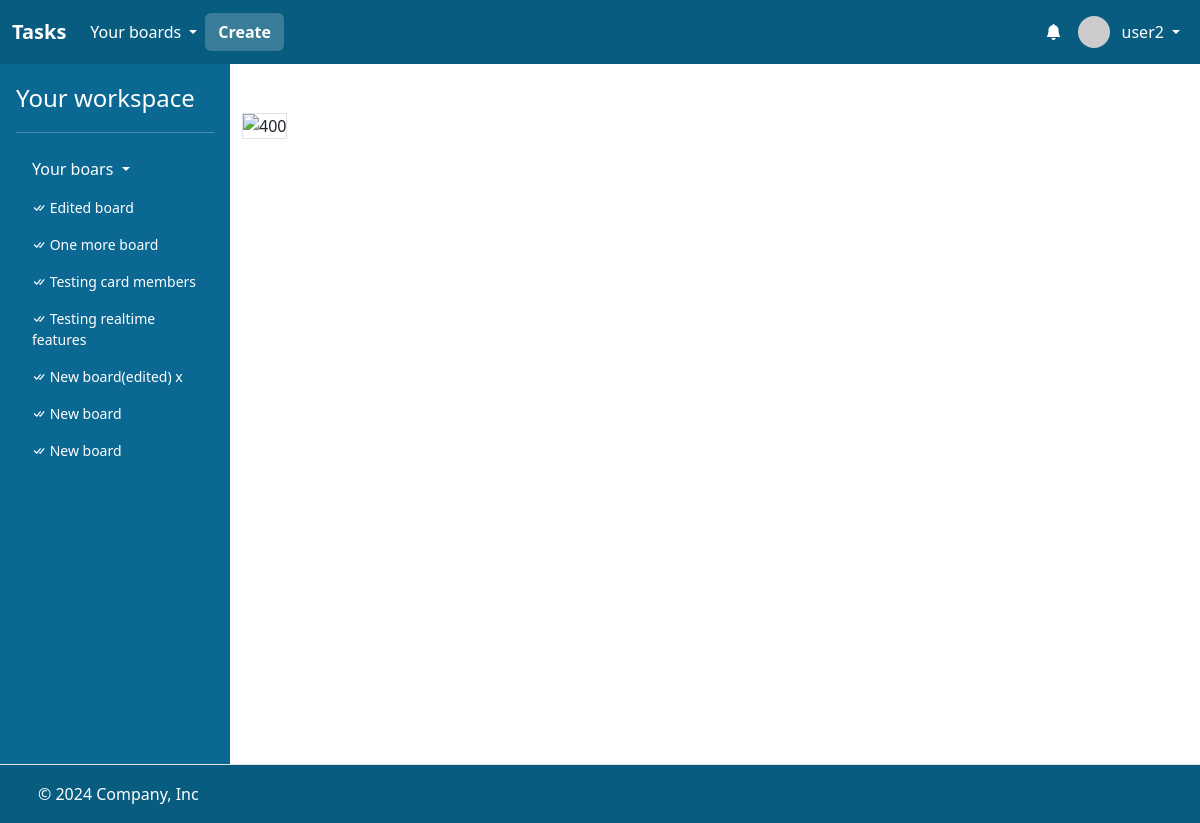
The page /boards/41 (signed in) on the database its author committed.
### task/models.py (models this page shows)
class User(AbstractUser):
    bio = models.CharField(max_length=256)

class Board(models.Model):
    name = models.CharField(max_length=256)
    description = models.CharField(max_length=256)
    members = models.ManyToManyField(User, related_name="boards")
    created_at = models.DateTimeField(auto_now_add=True)

### task/views/board_views.py (the view, shortened to what this page needs)
# urls.py: path("boards/<int:board_id>", views.board_view, name="board"),
@login_required
def board_view(request, board_id):
    board = (
        request.user.boards.filter(id=board_id)
        .prefetch_related("members", "lists__cards", "lists")
        .first()
    )
    if board is None:
        return apology(request, "Board does not exist!", 400)

### task/helpers.py (called while the page is built)
def apology(request, message, code=400):
    def escape(s):
        for old, new in [
            ("-", "--"),
            (" ", "-"),
            ("_", "__"),
            ("?", "~q"),
            ("%", "~p"),
            ("#", "~h"),
            ("/", "~s"),
            ('"', "''"),
        ]:
            s = s.replace(old, new)
        return s
    return render(
        request,
        "task/apology.html",
        {"top": code, "bottom": escape(message), "boards": request.user.boards.all()},
    )

### task/templates/task/apology.html (shortened to what this page needs)
{% extends "task/layout.html" %}
{% block main %}
    <div class="container">
        <div class="mt-5">
        <img alt="{{ top }}" class="border img-fluid" src="https://api.memegen.link/images/custom/{{ top | urlencode }}/{{ bottom | urlencode }}.jpg?background=https://i.imgur.com/CsCgN7Ll.png&width=400" title="{{ top }}">
        </div>
    </div>
{% endblock %}

### task/templates/task/layout.html (shortened to what this page needs)
<!DOCTYPE html>
{% load static %}
{% load humanize %}
<html lang="en">
    <head>
        <link href="https://cdn.jsdelivr.net/npm/bootstrap@5.3.3/dist/css/bootstrap.min.css" rel="stylesheet">
        <link rel="stylesheet" href="https://cdn.jsdelivr.net/npm/bootstrap-icons@1.3.0/font/bootstrap-icons.css">
        <link href="{% static 'styles.css' %}" rel="stylesheet">
    </head>
    <body style="height: 100vh;">
        <div style="display: flex; flex-direction: column; height: 100%;">
            <header>
                <nav class="navbar navbar-expand-lg"  data-bs-theme="dark" style="background: #085c80;">
                    <div class="container-fluid">
                      <a class="navbar-brand fw-bold" href="{% url 'index' %}">Tasks</a>
                      <div class="collapse navbar-collapse" id="navbarHeader">
                        <ul class="navbar-nav me-auto mb-2 mb-lg-0" style="display: flex; align-items: center;">
                            {% if user.is_authenticated %}
                                <li class="nav-item dropdown">
                                    <a class="nav-link dropdown-toggle text-white" href="#" role="button" data-bs-toggle="dropdown" aria-expanded="false" style="display: flex; align-items: center; gap: 4px;">
                                        <span>Your boards</span>
                                    </a>
                                </li>
                                <li class="nav-item">
                                    <a class="btn fw-bold text-white" style="background: #397D99; color: white;" href="{% url 'create_board' %}">Create</a>
                                </li>
                          {% endif %}
                        </ul>
                        {% if user.is_authenticated %}
                        <ul class="navbar-nav ms-auto mb-2 mb-lg-0" style="display: flex; align-items: center;">
                            <li class="nav-item dropdown">
                                <a class="nav-link text-white d-relative" href="#" role="button" style="display: flex; align-items: center; gap: 4px;" id="dropdownMenuClickableInside" data-bs-toggle="dropdown" data-bs-auto-close="outside" aria-expanded="false">
                                    <i class="bi bi-bell-fill"></i>
                                </a>
                            </li>
                            <li class="nav-item dropdown">
                                <a class="nav-link dropdown-toggle text-white" href="#" role="button" data-bs-toggle="dropdown" aria-expanded="false" style="display: flex; align-items: center; gap: 4px;">
                                    <img src="https://i.pravatar.cc/48?u={{ user.id }}" alt="" width="32" height="32" class="rounded-circle me-2">
                                    <span>{{ user.username }}</span>
                                </a>
                            </li>
                        </ul>
                        {% endif %}
                      </div>
                    </div>
                  </nav>
            </header>
            <main style="flex: 1;">
                <div class="d-flex flex-nowrap" style="height: 100%;">
                    {% if user.is_authenticated %}
                    <div class="d-none d-lg-flex flex-column flex-shrink-0 p-3 text-white" style="width: 230px; background: #0A6892;">
                        <a href="{% url 'index' %}" class="text-decoration-none d-flex align-items-center mb-3 mb-md-0 me-md-auto text-white">
                          <span class="fs-4">Your workspace</span>
                        </a>
                        <hr>
                        <ul class="nav nav-pills flex-column mb-auto">
                          <li class="mb-1">
                            <button class="nav-link text-white collapsed dropdown-toggle" data-bs-toggle="collapse" data-bs-target="#home-collapse" aria-expanded="true">
                                Your boars
                            </button>
                            <div class="collapse show " id="home-collapse">
                                <ul class="btn-toggle-nav list-unstyled fw-normal pb-1 small" style="max-height: 490px; overflow-y: auto;">
                                    {% for board in boards %}
                                    <li>
                                        <a href="{% url 'board' board.id %}" class="nav-link text-white">
                                            <i class="bi bi-check-all"></i>
                                            {{ board.name }}
                                        </a>
                                    </li>
                                    {% endfor %}
                                </ul>
                            </div>
                          </li>
                        </ul>
                    </div>
                    {% endif %}
                    <div style="flex: 1; background: white; overflow-x: hidden; min-height: 700px;">
                        {% block main %}
                        {% endblock %}
                    </div>
                </div>
            </main>
            <footer class="d-flex flex-wrap justify-content-between align-items-center py-3 border-top" style="background: #085c80; border: none;">
                <div class="col-md-4 d-flex align-items-center">
                  <a href="/" class="mb-3 me-2 mb-md-0 text-body-secondary lh-1">
                    <svg class="bi" width="30" height="24"><use xlink:href="#bootstrap"></use></svg>
                  </a>
                  <span class="mb-3 mb-md-0 text-white">© 2024 Company, Inc</span>
                </div>
                <ul class="nav col-md-4 justify-content-end list-unstyled d-flex">
                  <li class="ms-3"><a class="text-body-secondary" href="#"><svg class="bi" width="24" height="24"><use xlink:href="#twitter"></use></svg></a></li>
                  <li class="ms-3"><a class="text-body-secondary" href="#"><svg class="bi" width="24" height="24"><use xlink:href="#instagram"></use></svg></a></li>
                  <li class="ms-3"><a class="text-body-secondary" href="#"><svg class="bi" width="24" height="24"><use xlink:href="#facebook"></use></svg></a></li>
                </ul>
            </footer>
        </div>
    </body>
</html>

### rows shown on the page
User: username "user2"
Board: name "Edited board"
Board: name "One more board"
Board: name "Testing card members"
Board: name "Testing realtime features"
Board: name "New board(edited) x"
Board: name "New board"
Board: name "New board"
